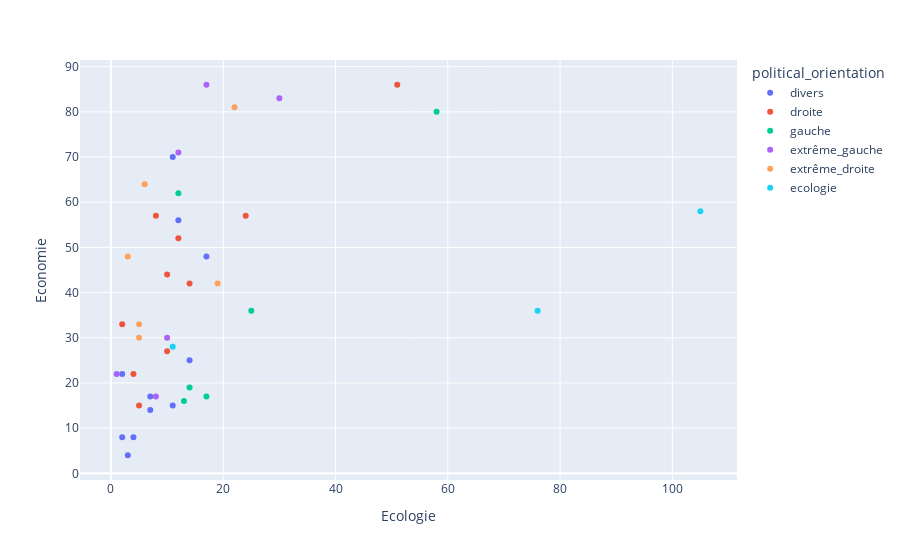

The notebook cell saved with this chart:
### Code cell
score_for_two_given_themes(first_theme="Ecologie", second_theme="Economie")

### Figure 1 — Plotly figure (JSON) as saved in the notebook; plotly's stock layout.template omitted (floating-point values rounded to 4 significant figures)
{"data": [{"customdata": [["Alex Langlois"], ["Fabrice Grimal"], ["Clara Egger"], ["Georges Kuzmanovic"], ["Marie Cau"], ["Jean Lassale"], ["François Asselineau"], ["Luc Laforets"], ["Martin Rocca"], ["Gilles Lazzarini"], ["Gildas Vieira"]], "hovertemplate": "political_orientation=divers<br>Ecologie=%{x}<br>Economie=%{y}<br>name=%{customdata[0]}<extra></extra>", "legendgroup": "divers", "marker": {"color": "#636efa", "symbol": "circle"}, "mode": "markers", "name": "divers", "orientation": "v", "showlegend": true, "type": "scatter", "x": [11, 2, 3, 17, 7, 12, 11, 7, 2, 14, 4], "xaxis": "x", "y": [15, 22, 4, 48, 14, 56, 70, 17, 8, 25, 8], "yaxis": "y"}, {"customdata": [["Édouard Philippe"], ["Emmanuel Macron"], ["Régis Ollivier"], ["Philippe Juvin"], ["Jacline Mouraud"], ["Denis Payre"], ["Eric Ciotti"], ["Michel Barnier"], ["Valérie Pécresse"], ["Xavier Bertrand"]], "hovertemplate": "political_orientation=droite<br>Ecologie=%{x}<br>Economie=%{y}<br>name=%{customdata[0]}<extra></extra>", "legendgroup": "droite", "marker": {"color": "#EF553B", "symbol": "circle"}, "mode": "markers", "name": "droite", "orientation": "v", "showlegend": true, "type": "scatter", "x": [12, 51, 5, 14, 4, 10, 2, 24, 8, 10], "xaxis": "x", "y": [52, 86, 15, 42, 22, 44, 33, 57, 57, 27], "yaxis": "y"}, {"customdata": [["Charlotte Marchandise"], ["Anna Agueb-Porterie"], ["Anne Hidalgo"], ["Pierre Larrouturou"], ["Philippe Mazuel"], ["Arnaud Montebourg"]], "hovertemplate": "political_orientation=gauche<br>Ecologie=%{x}<br>Economie=%{y}<br>name=%{customdata[0]}<extra></extra>", "legendgroup": "gauche", "marker": {"color": "#00cc96", "symbol": "circle"}, "mode": "markers", "name": "gauche", "orientation": "v", "showlegend": true, "type": "scatter", "x": [17, 14, 25, 58, 13, 12], "xaxis": "x", "y": [17, 19, 36, 80, 16, 62], "yaxis": "y"}, {"customdata": [["Philippe Poutou"], ["Anasse Kazib"], ["Jean-Luc Mélenchon"], ["Gerard Filoche"], ["Nathalie Arthaud"], ["Fabien Roussel"]], "hovertemplate": "political_orientation=extrême_gauche<br>Ecologie=%{x}<br>Economie=%{y}<br>name=%{customdata[0]}<extra></extra>", "legendgroup": "extrême_gauche", "marker": {"color": "#ab63fa", "symbol": "circle"}, "mode": "markers", "name": "extrême_gauche", "orientation": "v", "showlegend": true, "type": "scatter", "x": [10, 1, 30, 8, 12, 17], "xaxis": "x", "y": [30, 22, 83, 17, 71, 86], "yaxis": "y"}, {"customdata": [["Eric Zemmour"], ["Jean-Frédéric Poisson"], ["Florian Philippot"], ["Nicolas Dupont-Aignan"], ["Marine Le Pen"], ["Antoine Martinez"]], "hovertemplate": "political_orientation=extrême_droite<br>Ecologie=%{x}<br>Economie=%{y}<br>name=%{customdata[0]}<extra></extra>", "legendgroup": "extrême_droite", "marker": {"color": "#FFA15A", "symbol": "circle"}, "mode": "markers", "name": "extrême_droite", "orientation": "v", "showlegend": true, "type": "scatter", "x": [3, 19, 5, 6, 22, 5], "xaxis": "x", "y": [48, 42, 30, 64, 81, 33], "yaxis": "y"}, {"customdata": [["Yannick Jadot"], ["Hélène Thouy"], ["Antoine Waechter"]], "hovertemplate": "political_orientation=ecologie<br>Ecologie=%{x}<br>Economie=%{y}<br>name=%{customdata[0]}<extra></extra>", "legendgroup": "ecologie", "marker": {"color": "#19d3f3", "symbol": "circle"}, "mode": "markers", "name": "ecologie", "orientation": "v", "showlegend": true, "type": "scatter", "x": [105, 11, 76], "xaxis": "x", "y": [58, 28, 36], "yaxis": "y"}], "layout": {"legend": {"title": {"text": "political_orientation"}, "tracegroupgap": 0}, "margin": {"t": 60}, "xaxis": {"anchor": "y", "domain": [0, 1], "title": {"text": "Ecologie"}}, "yaxis": {"anchor": "x", "domain": [0, 1], "title": {"text": "Economie"}}}}
